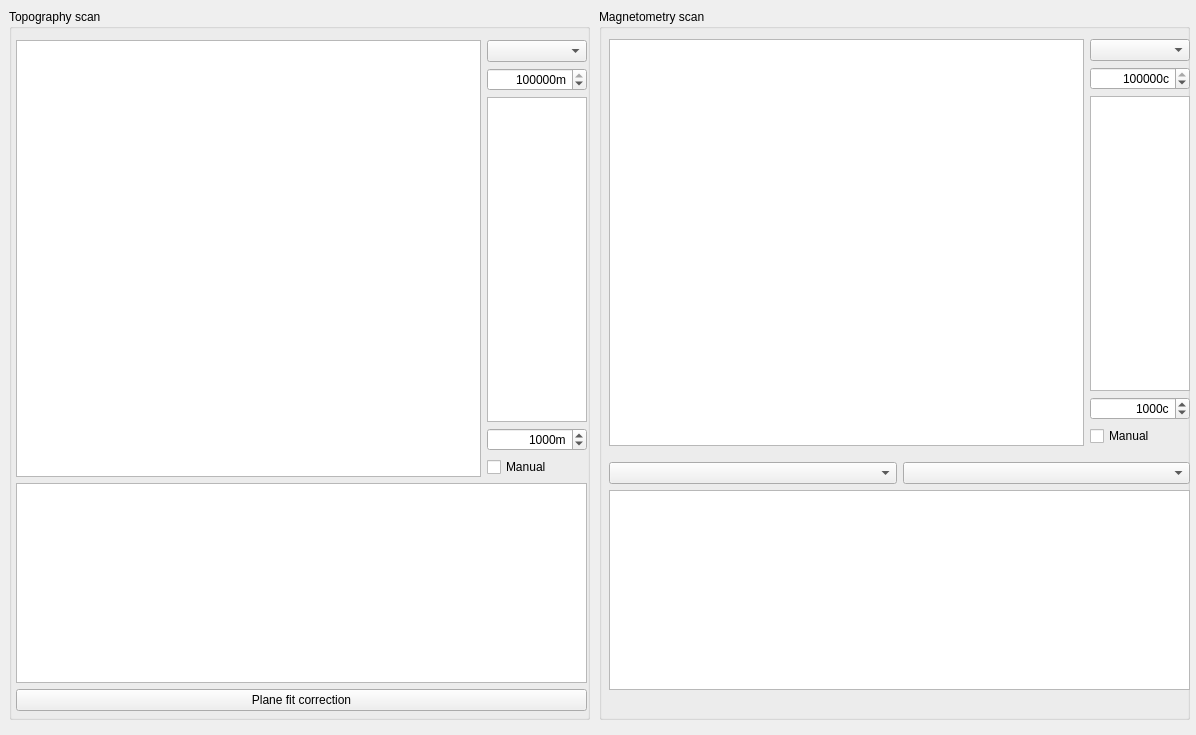
<?xml version="1.0" encoding="UTF-8"?>
<ui version="4.0">
 <class>scanning</class>
 <widget class="QWidget" name="scanning">
  <property name="geometry">
   <rect>
    <x>0</x>
    <y>0</y>
    <width>1196</width>
    <height>735</height>
   </rect>
  </property>
  <property name="windowTitle">
   <string>Scanning data</string>
  </property>
  <widget class="QGroupBox" name="topo_groupBox">
   <property name="geometry">
    <rect>
     <x>9</x>
     <y>9</y>
     <width>581</width>
     <height>711</height>
    </rect>
   </property>
   <property name="title">
    <string>Topography scan</string>
   </property>
   <widget class="QWidget" name="layoutWidget">
    <property name="geometry">
     <rect>
      <x>7</x>
      <y>31</y>
      <width>571</width>
      <height>671</height>
     </rect>
    </property>
    <layout class="QVBoxLayout" name="verticalLayout_2">
     <item>
      <layout class="QHBoxLayout" name="horizontalLayout_5">
       <item>
        <widget class="PlotWidgetModified" name="topo_ViewWidget">
         <property name="sizePolicy">
          <sizepolicy hsizetype="Expanding" vsizetype="Expanding">
           <horstretch>1</horstretch>
           <verstretch>0</verstretch>
          </sizepolicy>
         </property>
         <property name="minimumSize">
          <size>
           <width>0</width>
           <height>0</height>
          </size>
         </property>
         <property name="maximumSize">
          <size>
           <width>16777215</width>
           <height>16777215</height>
          </size>
         </property>
        </widget>
       </item>
       <item>
        <layout class="QVBoxLayout" name="verticalLayout_6">
         <item>
          <widget class="QComboBox" name="topo_cb_ComboBox"/>
         </item>
         <item>
          <widget class="ScienDSpinBox" name="topo_cb_max_DoubleSpinBox">
           <property name="sizePolicy">
            <sizepolicy hsizetype="Fixed" vsizetype="Fixed">
             <horstretch>0</horstretch>
             <verstretch>0</verstretch>
            </sizepolicy>
           </property>
           <property name="maximumSize">
            <size>
             <width>100</width>
             <height>16777215</height>
            </size>
           </property>
           <property name="mouseTracking">
            <bool>true</bool>
           </property>
           <property name="acceptDrops">
            <bool>true</bool>
           </property>
           <property name="alignment">
            <set>Qt::AlignRight|Qt::AlignTrailing|Qt::AlignVCenter</set>
           </property>
           <property name="suffix">
            <string>m</string>
           </property>
           <property name="decimals">
            <number>0</number>
           </property>
           <property name="minimum">
            <double>0.000000000000000</double>
           </property>
           <property name="maximum">
            <double>100000000000000000.000000000000000</double>
           </property>
           <property name="value">
            <double>100000.000000000000000</double>
           </property>
          </widget>
         </item>
         <item>
          <widget class="PlotWidget" name="topo_cb_ViewWidget">
           <property name="maximumSize">
            <size>
             <width>100</width>
             <height>16777215</height>
            </size>
           </property>
          </widget>
         </item>
         <item>
          <widget class="ScienDSpinBox" name="topo_cb_min_DoubleSpinBox">
           <property name="sizePolicy">
            <sizepolicy hsizetype="Fixed" vsizetype="Fixed">
             <horstretch>0</horstretch>
             <verstretch>0</verstretch>
            </sizepolicy>
           </property>
           <property name="maximumSize">
            <size>
             <width>100</width>
             <height>16777215</height>
            </size>
           </property>
           <property name="mouseTracking">
            <bool>true</bool>
           </property>
           <property name="acceptDrops">
            <bool>true</bool>
           </property>
           <property name="alignment">
            <set>Qt::AlignRight|Qt::AlignTrailing|Qt::AlignVCenter</set>
           </property>
           <property name="accelerated">
            <bool>true</bool>
           </property>
           <property name="suffix">
            <string>m</string>
           </property>
           <property name="decimals">
            <number>0</number>
           </property>
           <property name="minimum">
            <double>0.000000000000000</double>
           </property>
           <property name="maximum">
            <double>10000000000000000.000000000000000</double>
           </property>
           <property name="value">
            <double>1000.000000000000000</double>
           </property>
          </widget>
         </item>
         <item>
          <widget class="QCheckBox" name="topo_manual_checkBox">
           <property name="text">
            <string>Manual</string>
           </property>
          </widget>
         </item>
        </layout>
       </item>
      </layout>
     </item>
     <item>
      <widget class="PlotWidgetModified" name="topo_scanline_ViewWidget">
       <property name="enabled">
        <bool>true</bool>
       </property>
       <property name="sizePolicy">
        <sizepolicy hsizetype="Expanding" vsizetype="Expanding">
         <horstretch>1</horstretch>
         <verstretch>0</verstretch>
        </sizepolicy>
       </property>
       <property name="minimumSize">
        <size>
         <width>0</width>
         <height>100</height>
        </size>
       </property>
       <property name="maximumSize">
        <size>
         <width>16777215</width>
         <height>200</height>
        </size>
       </property>
      </widget>
     </item>
     <item>
      <widget class="QPushButton" name="pfcorrection_Button">
       <property name="text">
        <string>Plane fit correction</string>
       </property>
      </widget>
     </item>
    </layout>
   </widget>
  </widget>
  <widget class="QGroupBox" name="groupBox">
   <property name="geometry">
    <rect>
     <x>599</x>
     <y>9</y>
     <width>591</width>
     <height>711</height>
    </rect>
   </property>
   <property name="title">
    <string>Magnetometry scan</string>
   </property>
   <widget class="QWidget" name="layoutWidget_2">
    <property name="geometry">
     <rect>
      <x>10</x>
      <y>30</y>
      <width>581</width>
      <height>671</height>
     </rect>
    </property>
    <layout class="QVBoxLayout" name="verticalLayout">
     <item>
      <layout class="QHBoxLayout" name="horizontalLayout_2">
       <item>
        <widget class="PlotWidgetModified" name="pl_ViewWidget">
         <property name="sizePolicy">
          <sizepolicy hsizetype="Expanding" vsizetype="Expanding">
           <horstretch>1</horstretch>
           <verstretch>0</verstretch>
          </sizepolicy>
         </property>
         <property name="minimumSize">
          <size>
           <width>0</width>
           <height>0</height>
          </size>
         </property>
         <property name="maximumSize">
          <size>
           <width>16777215</width>
           <height>16777215</height>
          </size>
         </property>
        </widget>
       </item>
       <item>
        <layout class="QVBoxLayout" name="verticalLayout_4">
         <item>
          <widget class="QComboBox" name="pl_cb_ComboBox"/>
         </item>
         <item>
          <widget class="ScienDSpinBox" name="pl_cb_max_DoubleSpinBox">
           <property name="sizePolicy">
            <sizepolicy hsizetype="Fixed" vsizetype="Fixed">
             <horstretch>0</horstretch>
             <verstretch>0</verstretch>
            </sizepolicy>
           </property>
           <property name="maximumSize">
            <size>
             <width>100</width>
             <height>16777215</height>
            </size>
           </property>
           <property name="mouseTracking">
            <bool>true</bool>
           </property>
           <property name="acceptDrops">
            <bool>true</bool>
           </property>
           <property name="alignment">
            <set>Qt::AlignRight|Qt::AlignTrailing|Qt::AlignVCenter</set>
           </property>
           <property name="suffix">
            <string>c</string>
           </property>
           <property name="decimals">
            <number>0</number>
           </property>
           <property name="minimum">
            <double>0.000000000000000</double>
           </property>
           <property name="maximum">
            <double>100000000000000000.000000000000000</double>
           </property>
           <property name="value">
            <double>100000.000000000000000</double>
           </property>
          </widget>
         </item>
         <item>
          <widget class="PlotWidget" name="pl_cb_ViewWidget">
           <property name="maximumSize">
            <size>
             <width>100</width>
             <height>16777215</height>
            </size>
           </property>
          </widget>
         </item>
         <item>
          <widget class="ScienDSpinBox" name="pl_cb_min_DoubleSpinBox">
           <property name="sizePolicy">
            <sizepolicy hsizetype="Fixed" vsizetype="Fixed">
             <horstretch>0</horstretch>
             <verstretch>0</verstretch>
            </sizepolicy>
           </property>
           <property name="maximumSize">
            <size>
             <width>100</width>
             <height>16777215</height>
            </size>
           </property>
           <property name="mouseTracking">
            <bool>true</bool>
           </property>
           <property name="acceptDrops">
            <bool>true</bool>
           </property>
           <property name="alignment">
            <set>Qt::AlignRight|Qt::AlignTrailing|Qt::AlignVCenter</set>
           </property>
           <property name="accelerated">
            <bool>true</bool>
           </property>
           <property name="suffix">
            <string>c</string>
           </property>
           <property name="decimals">
            <number>0</number>
           </property>
           <property name="minimum">
            <double>-100000000000000000.000000000000000</double>
           </property>
           <property name="maximum">
            <double>10000000000000000.000000000000000</double>
           </property>
           <property name="value">
            <double>1000.000000000000000</double>
           </property>
          </widget>
         </item>
         <item>
          <widget class="QCheckBox" name="pl_manual_checkBox">
           <property name="text">
            <string>Manual</string>
           </property>
          </widget>
         </item>
        </layout>
       </item>
      </layout>
     </item>
     <item>
      <layout class="QHBoxLayout" name="horizontalLayout_3">
       <property name="topMargin">
        <number>10</number>
       </property>
       <item>
        <widget class="QComboBox" name="image_disp_comboBox"/>
       </item>
       <item>
        <widget class="QComboBox" name="line_disp_comboBox"/>
       </item>
      </layout>
     </item>
     <item>
      <widget class="PlotWidgetModified" name="pl_scanline_ViewWidget">
       <property name="enabled">
        <bool>true</bool>
       </property>
       <property name="sizePolicy">
        <sizepolicy hsizetype="Expanding" vsizetype="Expanding">
         <horstretch>1</horstretch>
         <verstretch>0</verstretch>
        </sizepolicy>
       </property>
       <property name="minimumSize">
        <size>
         <width>0</width>
         <height>100</height>
        </size>
       </property>
       <property name="maximumSize">
        <size>
         <width>16777215</width>
         <height>200</height>
        </size>
       </property>
      </widget>
     </item>
     <item>
      <spacer name="verticalSpacer">
       <property name="orientation">
        <enum>Qt::Vertical</enum>
       </property>
       <property name="sizeType">
        <enum>QSizePolicy::Fixed</enum>
       </property>
       <property name="sizeHint" stdset="0">
        <size>
         <width>20</width>
         <height>20</height>
        </size>
       </property>
      </spacer>
     </item>
    </layout>
   </widget>
  </widget>
 </widget>
 <customwidgets>
  <customwidget>
   <class>ScienDSpinBox</class>
   <extends>QDoubleSpinBox</extends>
   <header>qtwidgets.scientific_spinbox.h</header>
  </customwidget>
  <customwidget>
   <class>PlotWidget</class>
   <extends>QGraphicsView</extends>
   <header>pyqtgraph</header>
  </customwidget>
  <customwidget>
   <class>PlotWidgetModified</class>
   <extends>QGraphicsView</extends>
   <header>qtwidgets.plotwidget_modified.h</header>
  </customwidget>
 </customwidgets>
 <resources/>
 <connections/>
</ui>
